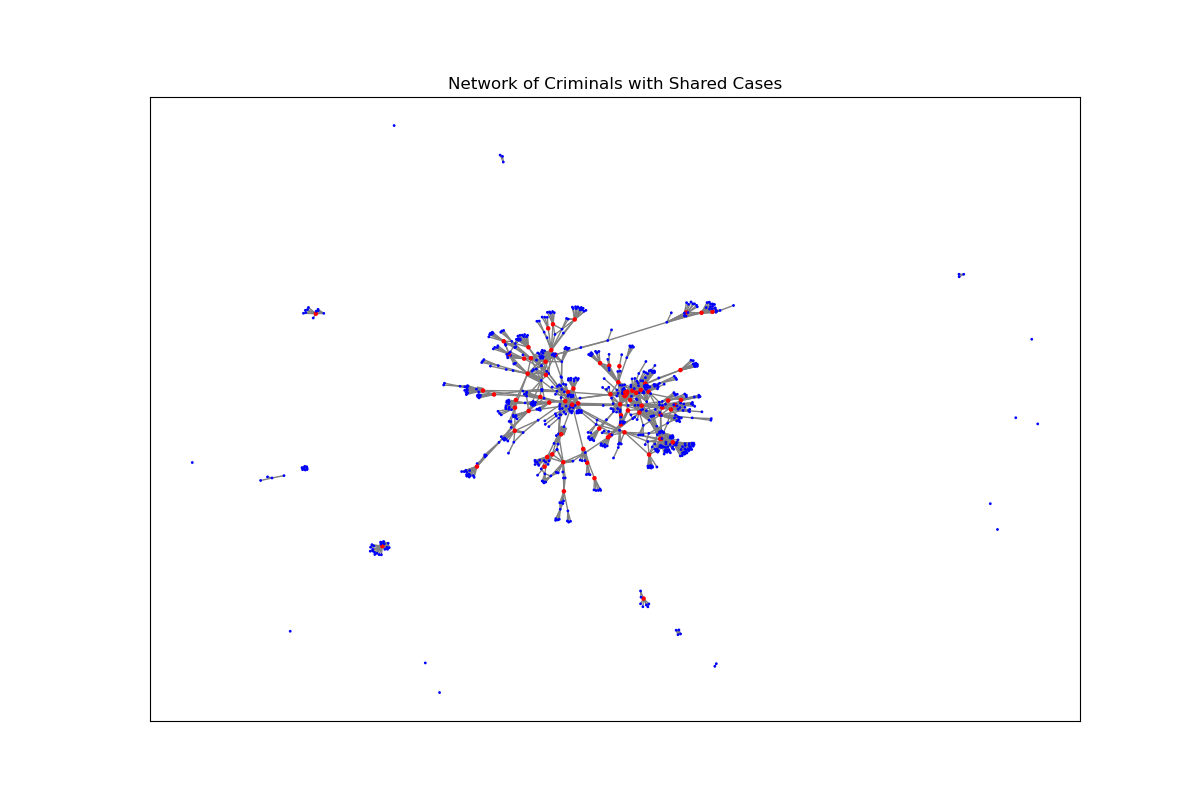

Write the Python code that produced this figure.
import networkx as nx
from collections import defaultdict
import matplotlib.pyplot as plt
import numpy as np

file_path = 'out.moreno_crime_crime'

# Create a new graph where nodes represent cases
G = nx.Graph()

# Read the data and establish a mapping from cases to criminals
case_to_criminals = defaultdict(set)
criminal_to_cases = defaultdict(set)
with open(file_path, 'r') as file:
    for line in file:
        if line.strip() and not line.startswith('%'):
            parts = line.split()
            criminal_id = int(parts[0])
            case_id = int(parts[1])
            case_to_criminals[case_id].add(criminal_id)
            criminal_to_cases[criminal_id].add(case_id)

# Function to calculate the minimum number of criminals covering 80% of the cases
def find_minimal_criminals_covering_80_percent(case_to_criminals):
    total_cases = len(case_to_criminals)  # Total number of cases
    needed_coverage = total_cases * 0.8  # Minimum number of cases to cover

    # Calculate the number of cases each criminal is involved in
    criminal_to_cases = defaultdict(set)
    for case, criminals in case_to_criminals.items():
        for criminal in criminals:
            criminal_to_cases[criminal].add(case)

    # Sort criminals by the number of cases they are involved in
    sorted_criminals = sorted(criminal_to_cases.items(), key=lambda x: len(x[1]), reverse=True)

    # Select criminals until the covered cases reach 80%
    selected_criminals = []
    covered_cases = set()
    for criminal, cases in sorted_criminals:
        if len(covered_cases) >= needed_coverage:
            break
        if not covered_cases.issuperset(cases):  # Only select the criminal if new cases are added
            covered_cases.update(cases)
            selected_criminals.append(criminal)

    return selected_criminals, len(covered_cases) / total_cases

# Call the function to compute
selected_criminals, coverage = find_minimal_criminals_covering_80_percent(case_to_criminals)
print(len(selected_criminals))
print(f"Selected criminals: {selected_criminals}")
print(f"Coverage: {coverage*100:.2f}%")

# Create the graph
G = nx.Graph()

# Add nodes and edges, recording the number of cases each criminal is involved in as a node attribute
for criminal, cases in criminal_to_cases.items():
    G.add_node(criminal, size=len(cases))  # The 'size' attribute stores the number of cases

# Add edges based on the number of shared cases
for criminals in case_to_criminals.values():
    for criminal1 in criminals:
        for criminal2 in criminals:
            if criminal1 != criminal2:
                if G.has_edge(criminal1, criminal2):
                    G[criminal1][criminal2]['weight'] += 1
                else:
                    G.add_edge(criminal1, criminal2, weight=1)

# Set the criminals to be highlighted in red
highlight_criminals = set(selected_criminals)

# Set a fixed random seed
np.random.seed(42)

# Visualize the network
plt.figure(figsize=(12, 12))
pos = nx.spring_layout(G, scale=2, seed=42)  # Set a fixed random seed
weights = [G[u][v]['weight']*0.5 for u, v in G.edges()]  # Adjust edge width using weights

# Retrieve all nodes and set colors
node_colors = ['red' if node in highlight_criminals else 'blue' for node in G.nodes()]
node_sizes = [5 if node in highlight_criminals else 1 for node in G.nodes()]

nx.draw_networkx(G, pos, node_size=node_sizes, node_color=node_colors, with_labels=False, width=weights, edge_color='gray')
plt.title('Network of Criminals with Shared Cases')
plt.show()
